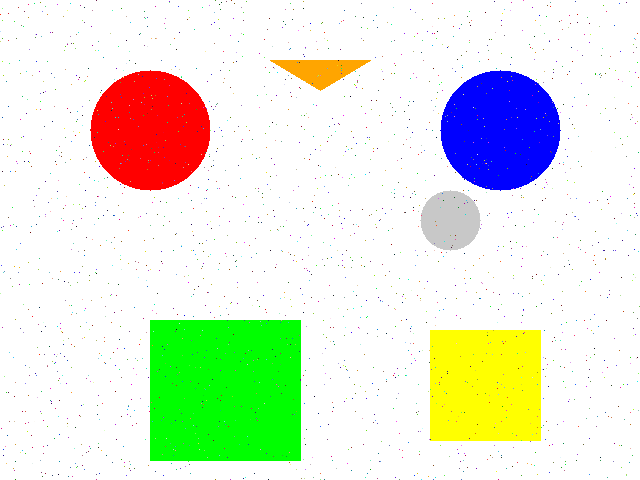
#> input picture T06_传统视觉/代码/images/demo_roi.png, 640 x 480 px
$ python 09_contour_advanced.py   (older library calls are emulated)
#> lines starting #> are read from the running program, lines starting #| are printed output that depends on the picture; after the words box and inside, x2 and y2 are one past the last pixel; in counts of white or black regions, pixels touching at a corner belong together
### T06_传统视觉/代码/examples/util.py
# -*- coding: utf-8 -*-
"""
工具：中文路径安全的 imread / imwrite / 控制台输出
原因：
  1. OpenCV 的 cv2.imread / imwrite 在 Windows 上对含中文路径支持不好
     → 用 np.fromfile + cv2.imdecode 读，cv2.imencode + 文件写
  2. Python 在 Windows 控制台默认用 GBK 输出，现代终端(UTF-8)会乱码
     → 强制 stdout 用 UTF-8
"""
import os
import sys
import cv2
import numpy as np


def setup():
    """在脚本开头调用一次，让控制台中文不乱码"""
    try:
        sys.stdout.reconfigure(encoding="utf-8")
        sys.stderr.reconfigure(encoding="utf-8")
    except (AttributeError, ValueError):
        pass  # 非 UTF-8 终端或旧版本 Python 时静默跳过


def imread(path):
    """读取图片，支持中文路径"""
    img = cv2.imdecode(np.fromfile(path, dtype=np.uint8), cv2.IMREAD_COLOR)
#> img is the input picture: shape (480, 640, 3); mean B, G, R 215.2, 234.4, 226.7
    return img


# [19 lines left out: functions imwrite, show_image, not called in this run]


def arrange_windows(names=None, step=45, offset=24):
    """把多个窗口按斜线错开排列，避免叠在同一个位置（让人误以为"逐个出现"）。
    names：窗口名列表。若不传，则尝试从当前打开的所有窗口取（需支持的 cv2 版本）。
    在 cv2.imshow 全部调用之后、waitKey 之前调用，窗口就会一次错开显示出来。
    """
    if os.environ.get("HEADLESS") == "1":
        return
    if not names:
        # 尝试自动枚举（新版本 cv2 支持 windowNames）
        try:
            names = list(cv2.windowNames)
        except AttributeError:
            return  # 无法枚举则跳过
    for i, name in enumerate(names):
        try:
            cv2.moveWindow(name, offset + (i % 3) * step, offset + (i % 3) * step)
        except cv2.error:
            pass  # 窗口已关闭则跳过


def finish(names=None):
    """一次弹所有窗口（已由 imshow 弹出）→ 错开排列 → 按任意键全部关闭。
    names：窗口名列表，用于把多窗口错开排列避免重叠。
    HEADLESS=1 时跳过，用于批量/无头测试。
    """
    arrange_windows(names)
    if os.environ.get("HEADLESS") != "1":
        cv2.waitKey(0)
    cv2.destroyAllWindows()

### T06_传统视觉/代码/examples/09_contour_advanced.py
# -*- coding: utf-8 -*-
"""
进阶例程 09：连通域分析 + 外接矩形
========================================
目标：一次拿到图上所有物体的 面积/外接框/质心，并判断是不是"方块"
  - connectedComponentsWithStats 比 findContours 更快，还自带统计信息

怎么运行：
    python examples/09_contour_advanced.py        # 弹窗口，给每个物体画红框并标注

看什么：
    demo_roi.png 里有红圆/蓝圆/绿方块/黄方块/小三角，看每个都被框出来。

学习重点：
    - connectedComponentsWithStats 返回的 4 个东西分别是啥
    - 用"外接矩形宽高比"粗判方块(≈1)还是长条
    - 想更准判圆：用 圆度 = 4π*面积/周长²（下一个例程 10 会讲）
"""
import os
import cv2
import numpy as np
from util import setup, imread, finish

setup()  # 让控制台中文不乱码

IMG = os.path.join(os.path.dirname(__file__), "..", "images", "demo_roi.png")
img = imread(IMG)
gray = cv2.cvtColor(img, cv2.COLOR_BGR2GRAY)
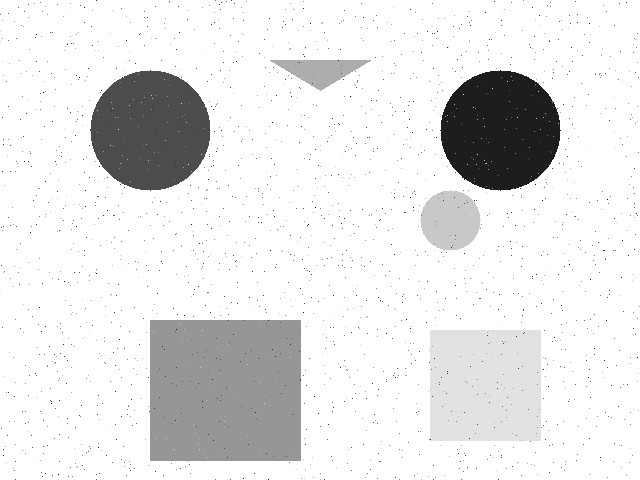
#> gray: shape (480, 640); min 5, max 255, mean 229.9

# 二值化：把"非白色"物体变白(255)、白背景变黑(0)（阈值240，比240暗的都算物体）
_, binary = cv2.threshold(gray, 240, 255, cv2.THRESH_BINARY_INV)
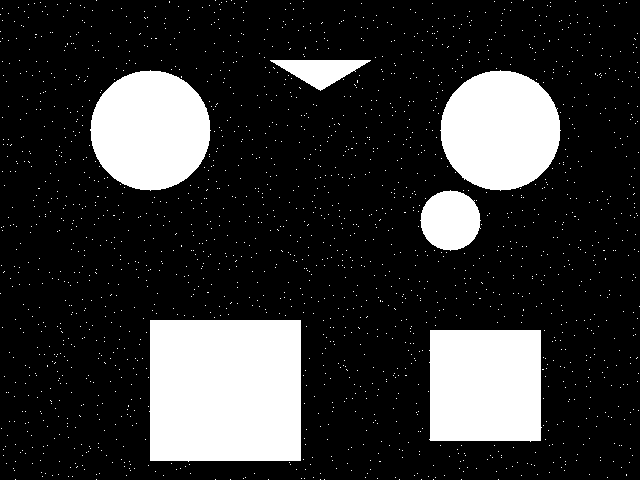
#> binary: shape (480, 640); 20.4% white; 1855 white regions (1849 under 20 px), largest, box (x1, y1, x2, y2) and area: (149, 320, 301, 462) 21293, (429, 330, 542, 442) 12326, (440, 70, 561, 191) 11293, (90, 70, 211, 191) 11291, (420, 190, 481, 251) 2823, (270, 60, 371, 91) 1602

# 连通域分析：一次性标记所有连在一起的白色区域
# cv2.connectedComponentsWithStats(二值图, 连通方式8, 数据类型)
# 返回4个：num=物体个数, labels=每个像素的编号, stats=统计表, centroids=质心表
num, labels, stats, centroids = cv2.connectedComponentsWithStats(binary, 8, cv2.CV_32S)
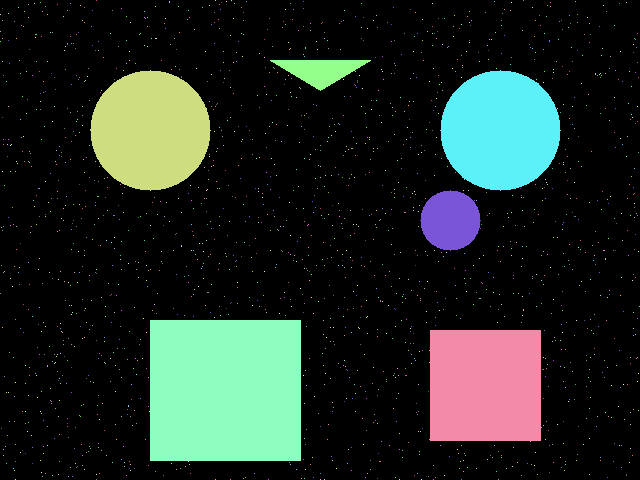
#> labels: shape (480, 640) int32; 1856 distinct labels, from 0 to 1855; one colour per label, 0 black
#> num = 1856; stats = 1856 rows, first 6: [0, 0, 640, 480, 244655], [96, 0, 1, 1, 1], [169, 1, 1, 2, 2], [215, 0, 1, 1, 1], [226, 1, 1, 1, 1], [231, 0, 1, 1, 1]; centroids = 1856 pairs, first value 0 to 639, second value 0 to 479

out = img.copy()
for i in range(1, num):  # i=物体编号，0 号是背景，跳过
    area = stats[i, cv2.CC_STAT_AREA]   # 该物体的面积（像素数）
    if area < 300:                      # 面积 < 300 的算小噪点，跳过
        continue
    x = stats[i, cv2.CC_STAT_LEFT]      # 外接框左上角 x
    y = stats[i, cv2.CC_STAT_TOP]       # 外接框左上角 y
    w = stats[i, cv2.CC_STAT_WIDTH]     # 外接框宽
    h = stats[i, cv2.CC_STAT_HEIGHT]    # 外接框高
    cx, cy = int(centroids[i][0]), int(centroids[i][1])  # 质心(中心点)

    # 在图上画外接矩形（红色框）
    cv2.rectangle(out, (x, y), (x + w, y + h), (0, 0, 255), 2)

    # 用"宽高比"粗判形状：接近 1 = 方块，否则 = 长方形/椭圆
    ratio = w / h if h != 0 else 0
    label = "square" if 0.9 < ratio < 1.1 else "rect/ellipse"
    cv2.putText(out, f"{label} a={area}", (x, y - 5),
                cv2.FONT_HERSHEY_SIMPLEX, 0.5, (0, 0, 0), 4)  # 黑色描边
    cv2.putText(out, f"{label} a={area}", (x, y - 5),
                cv2.FONT_HERSHEY_SIMPLEX, 0.5, (0, 255, 0), 2)
#> this loop made 1855 passes
#> area on passes 1 to 3: 1, 2, 1
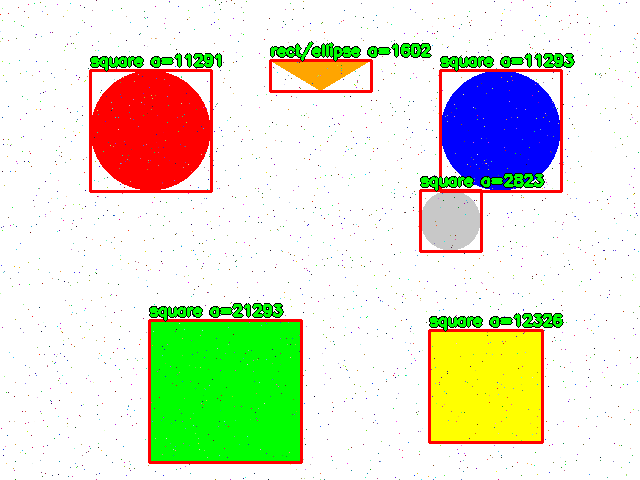
#> out: shape (480, 640, 3); 5.05% of pixels changed, all inside (x1, y1, x2, y2) = (89, 41, 575, 464)

print(f"检测到 {num-1} 个连通域（含小噪点）")
#| 检测到 1855 个连通域（含小噪点）
cv2.imshow("Connected Components", out)
finish()

# 关键点：
# - connectedComponentsWithStats 比 findContours 更快，直接给面积/外接框/质心
# - 外接矩形宽高比可粗判 方块(≈1) vs 长条
# - 想更精确判圆：算 4π*area/perimeter²，接近 1 是圆
